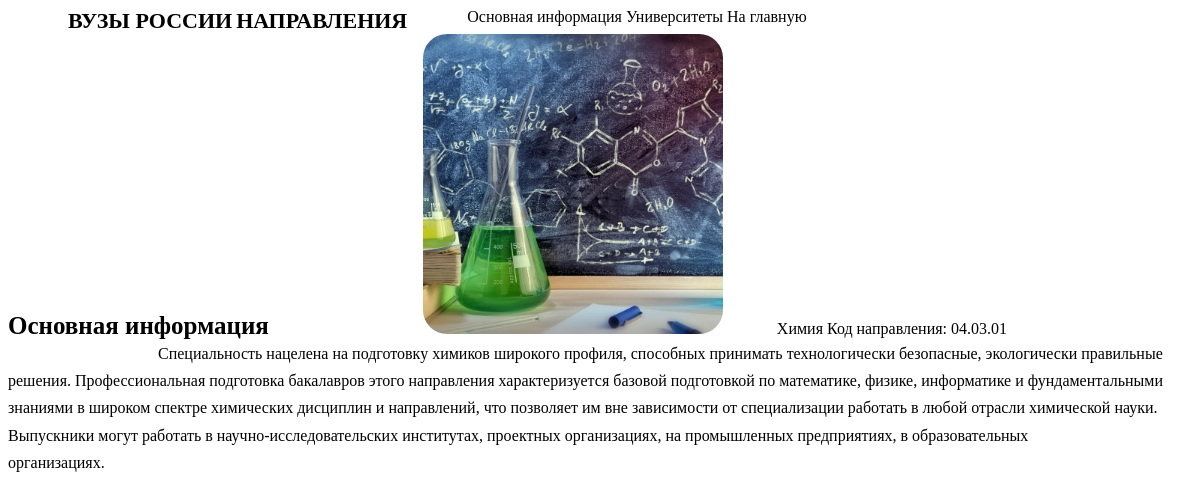
The page /specialties/2 on the database its author committed.
### data/specialties.py (models this page shows)
class Specialties(SqlAlchemyBase, SerializerMixin):
    __tablename__ = 'specialties'
    id = sqlalchemy.Column(sqlalchemy.Integer, unique=True,
                           primary_key=True, autoincrement=True)
    name = sqlalchemy.Column(sqlalchemy.Text, nullable=False)
    description = sqlalchemy.Column(sqlalchemy.Text, nullable=False)
    image = sqlalchemy.Column(sqlalchemy.Text, nullable=False)
    code = sqlalchemy.Column(sqlalchemy.VARCHAR, nullable=False)
    universities = orm.relation("Universities_Specialties", back_populates='specialties')

### main.py (the view)
@app.route("/specialties/<int:specialty_id>")
def specialty(specialty_id):
    abort_if_specialty_not_found(specialty_id)
    db_sess = db_session.create_session()
    specialty = db_sess.query(Specialties).get(specialty_id)
    return render_template('specialty.html', specialty=specialty)

### data/db_session.py (called while the page is built)
def create_session() -> Session:
    global __factory
    return __factory()

### main.py (called while the page is built)
def abort_if_specialty_not_found(specialty_id):
    session = db_session.create_session()
    specialty = session.query(Specialties).get(specialty_id)
    if not specialty:
        abort(404, message=f"Specialty {specialty_id} not found")

### templates/specialty.html (shortened to what this page needs)
<!DOCTYPE html>
<html lang="ru">
<head>
    <link rel="stylesheet" href="{{ url_for('static', filename='css/variables.css') }}"/>
    <link rel="stylesheet" href="{{ url_for('static', filename='css/dark_style.css') }}"/>
    <link rel="stylesheet" href="{{ url_for('static', filename='css/cards_style.css') }}"/>
    <link rel="stylesheet" href="{{ url_for('static', filename='css/header_style.css') }}"/>
    <link rel="stylesheet" href="https://cdn.jsdelivr.net/npm/@ionic/core/css/ionic.bundle.css"/>
    <link rel="stylesheet" href="{{ url_for('static', filename='css/university_specialty_style.css') }}"/>
</head>
<body>
    <ion-app mode="md">
        <ion-header>
            <ion-toolbar style="padding-top: 0;" class="header-toolbar">
                <ion-row class="ion-align-items-center toolbar">
                    <ion-col class="menu-col">
                        <ion-button color="medium" fill="clear" class="menu-item" href="/">ВУЗЫ РОССИИ</ion-button>
                        <ion-button fill="clear" class="menu-item" href="/specialties">НАПРАВЛЕНИЯ</ion-button>
                        <div class="burger">
                        </div>
                    </ion-col>
                </ion-row>
            </ion-toolbar>
        </ion-header>
        <ion-content>
            <ion-menu side="start" content-id="main-content" class="menu">
                <ion-content>
                  <ion-list class="menu-content">
                    <ion-item id="menu-item" name="info" class="ion-activatable">
                        <ion-label>Основная информация</ion-label>
                    </ion-item>
                    <ion-item id="menu-item" name="universities" class="ion-activatable">
                        <ion-label>Университеты</ion-label>
                    </ion-item>
                    <ion-item id="menu-item" name="back" class="ion-activatable">
                        <ion-label>На главную</ion-label>
                    </ion-item>
                  </ion-list>
                </ion-content>
            </ion-menu>
            <div id="info">
                <ion-title color="primary" class="subtitle bold">Основная информация</ion-title>
                <ion-card class="specialty-card main-info-card">
                    <ion-row>
                        <ion-col class="specialty-image-col specialty-image-col">
                            <img class="specialty-image" src="{{ url_for('static', filename='images/specialties/' + specialty.image) }}" alt=""/>
                        </ion-col>
                        <ion-col class="specialty-col" id="content">
                            <ion-card-header class="specialty-header">
                                <ion-card-title>{{ specialty.name }}</ion-card-title>
                                <ion-card-subtitle>Код направления: {{ specialty.code }}</ion-card-subtitle>
                            </ion-card-header>
                        </ion-col>
                    </ion-row>
                </ion-card>
                <ion-card class="specialty-card specialty-description-card main-description-card">
                    <ion-row>
                        <ion-col class="specialty-col specialty-desc-col" id="content">
                            <ion-card-content class="specialty-desc content-lg">{{ specialty.description }}</ion-card-content>
                        </ion-col>
                    </ion-row>
                </ion-card>
            </div>
        </ion-content>
    </ion-app>
</body>
</html>

### static/css/variables.css (style rules this page uses)
:root { --ion-color-primary: #000AFF; --ion-color-primary-rgb: 56, 128, 255; --ion-color-primary-contrast: #ffffff; --ion-color-primary-contrast-rgb: 255, 255, 255; --ion-color-primary-shade: #3171e0; --ion-color-primary-tint: #4c8dff; --ion-color-secondary: #3dc2ff; --ion-color-secondary-rgb: 61, 194, 255; --ion-color-secondary-contrast: #ffffff; --ion-color-secondary-contrast-rgb: 255, 255, 255; --ion-color-secondary-shade: #36abe0; --ion-color-secondary-tint: #50c8ff; --ion-color-tertiary: #5260ff; --ion-color-tertiary-rgb: 82, 96, 255; --ion-color-tertiary-contrast: #ffffff; --ion-color-tertiary-contrast-rgb: 255, 255, 255; --ion-color-tertiary-shade: #4854e0; --ion-color-tertiary-tint: #6370ff; --ion-color-success: #2dd36f; --ion-color-success-rgb: 45, 211, 111; --ion-color-success-contrast: #ffffff; --ion-color-success-contrast-rgb: 255, 255, 255; --ion-color-success-shade: #28ba62; --ion-color-success-tint: #42d77d; --ion-color-warning: #ffc409; --ion-color-warning-rgb: 255, 196, 9; --ion-color-warning-contrast: #000000; --ion-color-warning-contrast-rgb: 0, 0, 0; --ion-color-warning-shade: #e0ac08; --ion-color-warning-tint: #ffca22; --ion-color-danger: #eb445a; --ion-color-danger-rgb: 235, 68, 90; --ion-color-danger-contrast: #ffffff; --ion-color-danger-contrast-rgb: 255, 255, 255; --ion-color-danger-shade: #cf3c4f; --ion-color-danger-tint: #ed576b; --ion-color-dark: #222428; --ion-color-dark-rgb: 34, 36, 40; --ion-color-dark-contrast: #ffffff; --ion-color-dark-contrast-rgb: 255, 255, 255; --ion-color-dark-shade: #1e2023; --ion-color-dark-tint: #383a3e; --ion-color-medium: #92949c; --ion-color-medium-rgb: 146, 148, 156; --ion-color-medium-contrast: #ffffff; --ion-color-medium-contrast-rgb: 255, 255, 255; --ion-color-medium-shade: #808289; --ion-color-medium-tint: #9d9fa6; --ion-color-light: #f4f5f8; --ion-color-light-rgb: 244, 245, 248; --ion-color-light-contrast: #000000; --ion-color-light-contrast-rgb: 0, 0, 0; --ion-color-light-shade: #d7d8da; --ion-color-light-tint: #f5f6f9; }

### static/css/dark_style.css (style rules this page uses)
ion-item { --transition: none; }

### static/css/cards_style.css (style rules this page uses)
.subtitle { margin: 40px 40px 0; }
.bold { font-weight: bold; }
.content-lg { padding-bottom: 0; margin-bottom: 13px; }

### static/css/header_style.css (style rules this page uses)
.header-toolbar, .toolbar { height: 100px; }
.menu-col { text-align: center; padding: 0 60px; }
.menu-item { font-size: 22px; font-weight: bold; }

### static/css/university_specialty_style.css (style rules this page uses)
ion-title { text-align: center; font-size: 25px; }
#menu-item { cursor: pointer; }
.menu { position: fixed; }
.menu-content { padding-top: 108px; }
.university-description-card, .specialty-description-card { margin-top: 0 !important; }
.ion-activatable { position: relative; overflow: hidden; }
.burger { width: 48px; height: 48px; position: absolute; left: 0; top: 0; transform: translateY(3px); }
.subtitle { margin: 0 !important; margin-top: 40px !important; }
.bold { font-weight: bold; }
.university-card, .specialty-card { box-shadow: none; margin: 60px 120px 20px; }
.university-col, .university-image-col, .specialty-col, .specialty-image-col { padding: 0; margin: 0 0 0 30px; border-radius: 24px; }
.university-desc-col, .specialty-desc-col { padding-left: 0 !important; }
.university-col, .specialty-col { border: 0; padding-left: 10px; }
.university-image, .specialties-card-image, .specialty-image { height: 300px; width: 300px; object-fit: cover; }
.university-image, .specialty-image { border-radius: 24px; }
.university-image-col, .specialties-card-image-col, .specialty-image-col { height: 300px; width: 300px; flex: 0 0 300px; padding: 0; margin-right: 10px; }
.university-header, .specialties-card-header, .news-card-header, .specialty-header { padding-bottom: 0; }
.university-header, .specialty-header { transform: translateY(50%); height: 50% }
.university-desc, .specialties-card-desc, .news-card-desc, .specialty-desc { line-height: 1.7; margin-top: 8px; }
.university-desc, .specialty-desc { line-height: 1.7; margin-top: 8px; padding-left: 0; text-indent: 30px; text-align: justify; }
.content-lg { padding-bottom: 0; margin-bottom: 13px; }

### rows shown on the page
Specialties: image (picture), name "Химия", code "04.03.01", description "Специальность нацелена на подготовку химиков широкого профиля, способных принимать технологически безопасные, экологически правильные решения. Профессиональная подготовка бакалавров этого направления характеризуется базовой подготовкой по математике, физике, информатике и фундаментальными знаниями в широком спектре химических дисциплин и направлений, что позволяет им вне зависимости от специализации работать в любой отрасли химической науки. Выпускники могут работать в научно-исследовательских институтах, проектных организациях, на промышленных предприятиях, в образовательных организациях."
